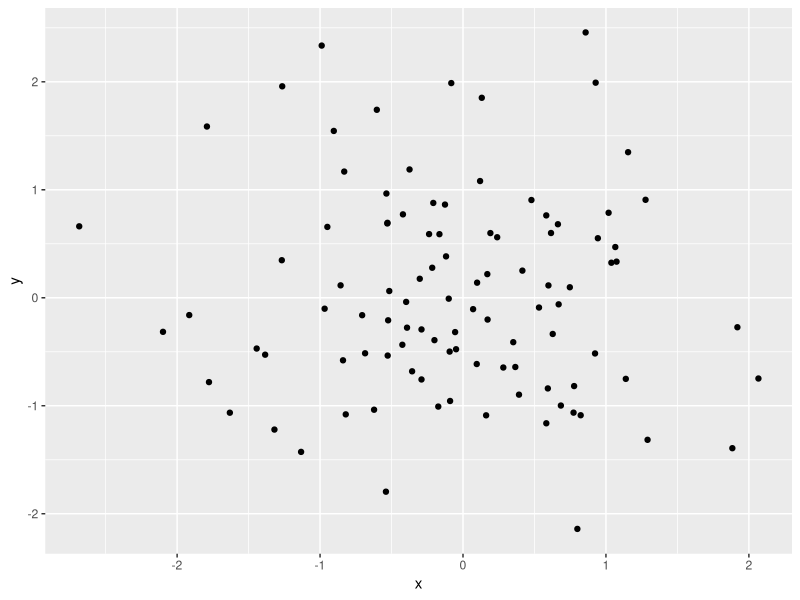

The R source for this figure:
## ---- chunk 1
knitr::opts_chunk$set(echo = TRUE)
library(tidyverse)
## ---- chunk 2

library(ggplot2)
dat = data.frame(x=rnorm(100), y=rnorm(100))
ggplot(dat, aes(x,y)) +
      geom_point()
## ---- chunk 3
library(here)
## ---- chunk 4
x = c(1:10, 50)
mean(x, trim=.1)
x %>% mean(trim=.1)
0.1 %>% mean(x, .)
## ---- chunk 5
res = transform(aggregate(. ~ cyl,
                          data=subset(mtcars, hp>100,
                                      select=c("mpg","cyl")),
                          FUN=function(x) round(mean(x), 2)),
                kpl=mpg*0.4251)
## ---- chunk 6
res <- mtcars %>%
      subset(hp > 100, select=c("mpg","cyl")) %>%
      aggregate(.~cyl, data=., FUN=function(x) round(mean(x), 2)) %>%
      transform(kpl = mpg*0.4251)
## ---- chunk 7
mtcars %>% 
      filter(hp > 100) %>% 
      dplyr::select(cyl, mpg) %>% 
      group_by(cyl) %>% 
      summarise(mpg = mean(mpg)) %>% 
      mutate(kpl = mpg*0.4251)
## ---- chunk 8
mtcars = as_tibble(mtcars)
# verbo filter: filtra seg{un condiciones de las filas}
mtcars %>% filter(mpg > 22)
filter(mtcars, mpg == 24.4 & gear == 4)
filter(mtcars, mpg == 24.4 | mpg == 22.8)
## ---- chunk 9
# arrange: ordena las filas (menor a mayor)
arrange(mtcars, mpg)
# desc() ordena las filaes (mayor a menor)
arrange(mtcars, desc(mpg))
## ---- chunk 10
# select: selecciona variable
# puede utilizar funciones selectoras para matchear expresiones regulares
# starts_with(), ends_with(), etc...
dplyr::select(mtcars, ends_with("t"))
dplyr::select(mtcars, wt:gear)
dplyr::select(mtcars, -(wt:gear))
## ---- chunk 11
# mutate: crea nueva variable
# transmute: me quedo solo con las variables nuevas
## ---- chunk 12
# group_by: agrupa segun variables
#     una fila para cada grupo de la variable agrupadora
# summarize: crea resumenes
mtcars %>%
      group_by(cyl) %>%
      tally()
## ---- chunk 13
# 1
mpg %>%
      dplyr::select(manufacturer, model, year, cyl, cty) %>%
      dplyr::filter(manufacturer == "toyota" & model == "camry")

# 2
mpg %>%
      group_by(manufacturer) %>%
      summarise(rend.prom = mean(cty)) %>%
      filter(rend.prom == min(.$rend.prom) | rend.prom == max(.$rend.prom)) %>%
      dplyr::select(manufacturer)

# 3
mpg %>%
      group_by(manufacturer) %>%
      summarise(cty.mean = mean(cty), 
                sd.mean = sd(cty)/sqrt(n()), 
                rend.rg = max(cty) - min(cty))

# 4
left_join(
      mpg %>%
      group_by(manufacturer) %>%
      filter(year < 2004) %>%
      summarise(cty.mean.antes = mean(cty)),
      mpg %>%
      group_by(manufacturer) %>%
      filter(year > 2004) %>%
      summarise(cty.mean.desp = mean(cty)),
      by = "manufacturer"
)


# mpg %>%
#       group_by(manufacturer, year) %>%
#       summarise(cty.mean = mean(cty))
# 
# mpg %>%
#       filter()

